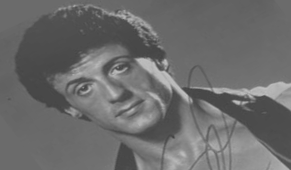
#> input picture DigitalImageProcessing/portrett.png, 291 x 170 px
$ python mapping.py
#> lines starting #> are read from the running program, lines starting #| are printed output that depends on the picture
from imageio import imread
import matplotlib.pyplot as plt
import numpy as np
import math
import statistics

filename = "portrett.png"
f = imread(filename, as_gray=True)
#> f is the input picture: shape (170, 291) float32; min 66, max 196, mean 107.7
N, M = f.shape
#> N = 170; M = 291
totalPixels = N*M
#> totalPixels = 49470

#finding p(i)
def hist(f):
    h = np.zeros(256)
    p = np.zeros(256)
    for i in range(256):
        h[i] = (f == i).sum()
        p[i] = h[i] / totalPixels
    return p


#finding mean and variance
def mean_sd():
    p = hist(f)
    mean = 0
    variance = 0
    for i in range(256):
        mean += i*p[i]
        variance += (i**2)*p[i]
        sd = math.sqrt(variance-(mean**2))
    return mean, sd

#transforming
def transform():
    mean, sd = mean_sd()
    sdT = 64 #from task
    meanT = 127 #from task
    a = sdT/sd
    b = (meanT) - (a*mean)

    newf = np.zeros((N, M))
    for i in range(N):
        for j in range(M):
            newf[i][j] = (a*(f[i][j])) + b #using eqation to find new image
    return newf


def find_coefficients():
    portrettLeftEye = np.array([91, 85, 1])
    portrettRightEye = np.array([71, 121, 1])
    portrettNose = np.array([97, 117, 1])
    portrettLeftMouth= np.array([117, 118, 1])
    portrettRightMouth= np.array([103, 143, 1])

    geoLeftEye = np.array([259,170])
    geoRightEye = np.array([259,342])
    geoNose = np.array([376,257])
    goeLeftMouth= np.array([442,193])
    goeRightMouth= np.array([442,317])

    m = np.array([portrettLeftEye, portrettRightEye, portrettNose, portrettLeftMouth, portrettRightMouth])
    mx = np.array([geoLeftEye[0], geoRightEye[0], geoNose[0], goeLeftMouth[0], goeRightMouth[0]])
    my = np.array([geoLeftEye[1], geoRightEye[1], geoNose[1], goeLeftMouth[1], goeRightMouth[1]])

    mT = np.transpose(m)
    mxT = np.transpose(mx)
    myT = np.transpose(my)

    #Because I do not have square matrix, I have to use least squre problem
    #which solves the equation Ax = b as closely as possible
    #b = (A^T * A)^(-1) * A^T * x
    a = np.linalg.inv(mT@m) @ mT @mxT
    b = np.linalg.inv(mT@m) @ mT @myT

    matrix = np.array([np.transpose(a), np.transpose(b), [0, 0, 1]])
    return matrix


filename2 = "geometrimaske.png"
g = imread(filename2, as_gray=True)
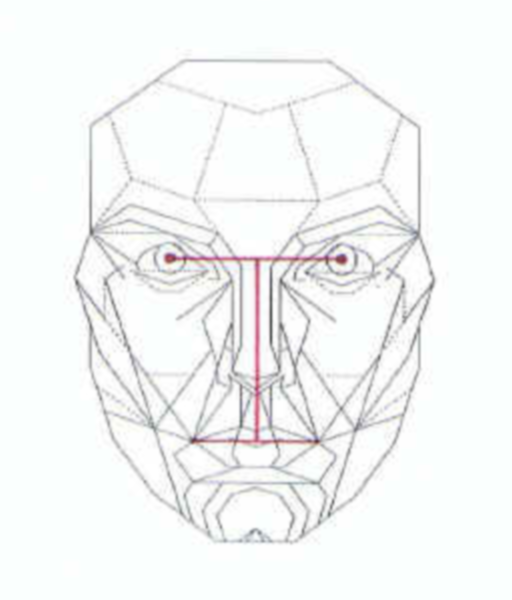
#> input picture DigitalImageProcessing/geometrimaske.png, 512 x 600 px
#> g: shape (600, 512) float32; min 68.32, max 255, mean 245.5
O, P = g.shape
#> O = 600; P = 512

def forwardMapping():
    forwardImg = np.zeros((O,P))
    for i in range(N):
        for j in range(M):
            xyVec = [i, j, 1]
            newxy = matrix @ xyVec
            x = round(newxy[0])
            y = round(newxy[1])
            if x < O and y < P:
                forwardImg[x][y] = newf[i][j]
    return forwardImg


def binaryInterpolation():
    interpolationImg = np.zeros((O,P))
    matrixInv = np.linalg.inv(matrix)
    for i in range(O):
        for j in range(P):
            xyVec = [i, j, 1]
            newxy = matrixInv@xyVec
            x = newxy[0]
            y = newxy[1]

            if 0 <= x <= O and 0 <= y <= P:
                x0 = math.floor(x)
                y0 = math.floor(y)
                x1 = math.ceil(x)
                y1 = math.ceil(y)
                dx = x - x0
                dy = y - y0
                p = newf[x0][y0] + ((newf[x1][y0]-newf[x0][y0]))*dx
                q = newf[x0][y1]+ ((newf[x1][y1]-newf[x0][y1])) * dx
                interpolationImg[i][j] = p+((q-p)*dy)

    return interpolationImg


NNImg = np.zeros((O,P))
def nearsetNeightbor():
    matrixInv = np.linalg.inv(matrix)
    for i in range(O):
        for j in range(P):
            xyVec = [i, j, 1]
            newxy = matrixInv @ xyVec
            x = round(newxy[0])
            y = round(newxy[1])

            #if x in range(O) and y in range(P)):
            if 0 <= x <= O and 0 <= y <= P:
                NNImg[i][j] = newf[x][y]
            else:
                return 0
    return NNImg


newf = transform()
#> after the loop in hist, `for i in range(256):`: h = 256 values, max 4364 at index 107, min 0 at index 0, mean 193.2; p = 256 values, max 0.0882 at index 107, min 0 at index 0, mean 0.00391
#> after the loop in mean_sd, `for i in range(256):`: mean = 107.7; variance = 12222.6
#> in transform, `mean, sd = mean_sd()`: mean = 107.7; sd = 24.82
#> in transform, `a = sdT/sd`: a = 2.58
#> in transform, `b = (meanT) - (a*mean)`: b = -150.8
#> after the loop in transform, `for i in range(N):`:
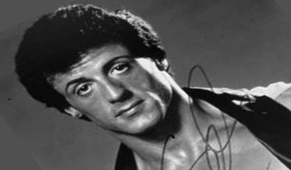
#> newf: shape (170, 291) float64; min 19.37, max 354.6, mean 127; drawn with min black and max white
meanNewf = np.mean(newf)
#> meanNewf = 127
sdNewf = np.std(newf)
#> sdNewf = 64


matrix = find_coefficients()
forwardImg = forwardMapping()
#> after the loop in forwardMapping, `for i in range(N):`:
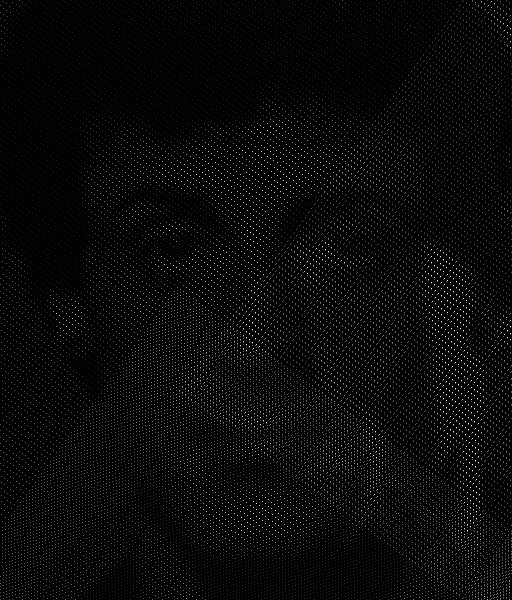
#> forwardImg: shape (600, 512) float64; min 0, max 354.6, mean 10; drawn with min black and max white
interpolationImg = binaryInterpolation()
#> after the loop in binaryInterpolation, `for i in range(O):`:
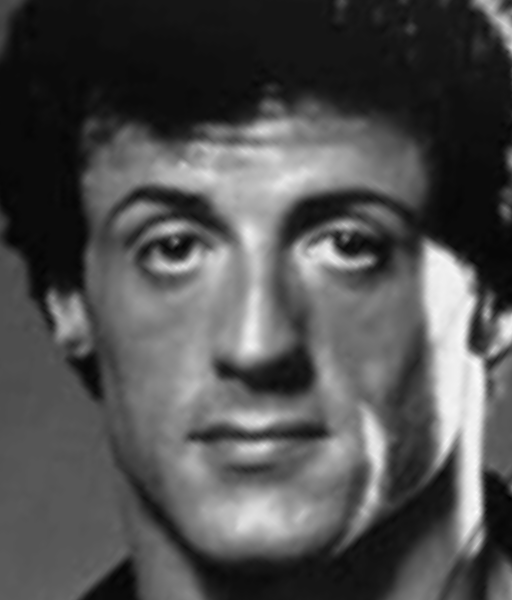
#> interpolationImg: shape (600, 512) float64; min 20.37, max 350.8, mean 124.4; drawn with min black and max white
NN = nearsetNeightbor()


plt.figure()
plt.imshow(f,cmap='gray', vmin=0,vmax=255)
plt.title("Orginal")
plt.show()

plt.figure()
plt.imshow(newf,cmap='gray', vmin=0,vmax=255)
plt.title("Changed-grayscale")
plt.show()

plt.figure()
plt.imshow(forwardImg, cmap="gray")
plt.title("Forwards Mapping")
plt.show()

plt.figure()
plt.imshow(interpolationImg, cmap="gray")
plt.title("Backwards: interpolation")
plt.show()

plt.figure()
plt.imshow(NNImg, cmap="gray")
plt.title("Backwards: Nearset Neightbor")
plt.show()
